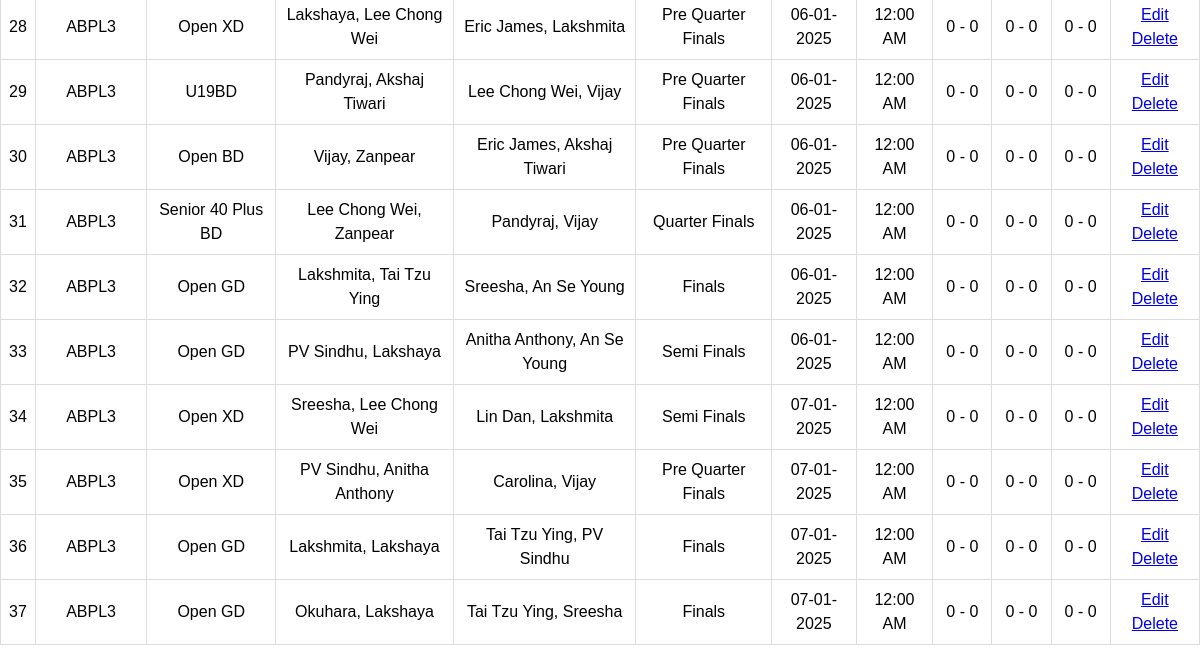
Page /matches_doubles.php (signed in, lower part) on the earlier database version.
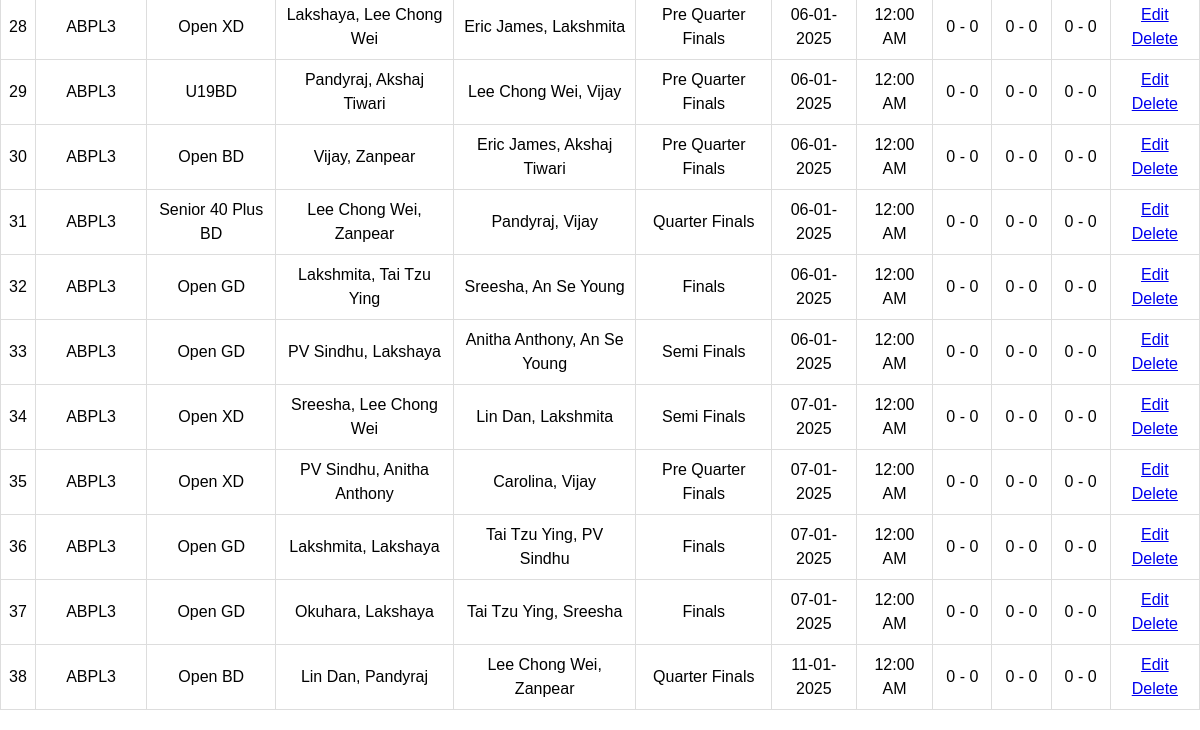
Same page on the later database version.
### tables this page shows
CREATE TABLE `matches` (
  `id` int(11) NOT NULL,
  `tournament_id` int(11) NOT NULL,
  `category_id` int(11) NOT NULL,
  `pool` enum('A','B') DEFAULT NULL,
  `player1_id` int(11) DEFAULT NULL,
  `player2_id` int(11) DEFAULT NULL,
  `pre_quarter` tinyint(1) DEFAULT 0,
  `quarter` tinyint(1) DEFAULT 0,
  `semi` tinyint(1) DEFAULT 0,
  `final` tinyint(1) DEFAULT 0,
  `set1_player1_points` int(11) DEFAULT 0,
  `set1_player2_points` int(11) DEFAULT 0,
  `set2_player1_points` int(11) DEFAULT 0,
  `set2_player2_points` int(11) DEFAULT 0,
  `set3_player1_points` int(11) DEFAULT 0,
  `set3_player2_points` int(11) DEFAULT 0,
  `created_by` int(11) DEFAULT NULL,
  `stage` varchar(22) NOT NULL,
  `match_date` date DEFAULT NULL,
  `match_time` varchar(255) NOT NULL,
  `date` date DEFAULT NULL,
  `team1_player1_id` int(11) NOT NULL DEFAULT 0,
  `team1_player2_id` int(11) NOT NULL DEFAULT 0,
  `team2_player1_id` int(11) DEFAULT 0,
  `team2_player2_id` int(11) DEFAULT 0,
  `set1_team1_points` int(11) NOT NULL DEFAULT 0,
  `set1_team2_points` int(11) DEFAULT 0,
  `set2_team1_points` int(11) DEFAULT 0,
  `set2_team2_points` int(11) DEFAULT 0,
  `set3_team1_points` int(11) DEFAULT 0,
  `set3_team2_points` int(11) DEFAULT 0,
  `player3_id` int(11) DEFAULT NULL,
  `player4_id` int(11) DEFAULT NULL,
  `deleted_at` datetime DEFAULT NULL
);

CREATE TABLE `tournaments` (
  `id` int(11) NOT NULL,
  `name` varchar(255) NOT NULL,
  `created_by` int(11) DEFAULT NULL,
  `year` int(11) NOT NULL DEFAULT year(curdate())
);

CREATE TABLE `categories` (
  `id` int(11) NOT NULL,
  `name` varchar(255) NOT NULL,
  `created_by` int(11) NOT NULL,
  `age_group` varchar(255) DEFAULT NULL,
  `sex` varchar(10) DEFAULT NULL,
  `type` enum('singles','doubles','mixed doubles') DEFAULT 'singles',
  `tournament_id` int(11) NOT NULL
);

CREATE TABLE `players` (
  `id` int(11) NOT NULL,
  `name` varchar(255) NOT NULL,
  `dob` date NOT NULL,
  `age` int(11) NOT NULL,
  `sex` enum('M','F') NOT NULL,
  `uid` varchar(100) NOT NULL,
  `created_by` int(11) DEFAULT NULL,
  `updated_at` timestamp NULL DEFAULT current_timestamp() ON UPDATE current_timestamp(),
  `category_id` int(11) DEFAULT 1
);

### matches_doubles.php (the view, shortened to what this page needs)
<?php
include 'header.php';
require 'auth.php';
$query = "
    SELECT m.id, t.name AS tournament_name, c.name AS category_name,
           p1.name AS team1_player1_name, p2.name AS team1_player2_name,
           p3.name AS team2_player1_name, p4.name AS team2_player2_name,
           m.stage, m.match_date, m.match_time,
           m.set1_player1_points, m.set1_player2_points,
           m.set2_player1_points, m.set2_player2_points,
           m.set3_player1_points, m.set3_player2_points
    FROM matches m
    LEFT JOIN tournaments t ON m.tournament_id = t.id
    LEFT JOIN categories c ON m.category_id = c.id
    LEFT JOIN players p1 ON m.team1_player1_id = p1.id
    LEFT JOIN players p2 ON m.team1_player2_id = p2.id
    LEFT JOIN players p3 ON m.team2_player1_id = p3.id
    LEFT JOIN players p4 ON m.team2_player2_id = p4.id
";
$stmt = $conn->prepare($query);
$stmt->execute();
$result = $stmt->get_result();
?>
<!DOCTYPE html>
<html lang="en">
<head>
    <link rel="stylesheet" href="style-table.css">
</head>
<body>
    <div class="container">
        <table>
            <tbody>
                <?php while ($row = $result->fetch_assoc()): ?>
                    <tr>
                        <td><?= htmlspecialchars($row['id']) ?></td>
                        <td><?= htmlspecialchars($row['tournament_name'] ?? 'N/A') ?></td>
                        <td><?= htmlspecialchars($row['category_name'] ?? 'N/A') ?></td>
                        <td>
                            <?= htmlspecialchars($row['team1_player1_name'] ?? 'N/A') ?>,
                            <?= htmlspecialchars($row['team1_player2_name'] ?? 'N/A') ?>
                        </td>
                        <td>
                            <?= htmlspecialchars($row['team2_player1_name'] ?? 'N/A') ?>,
                            <?= htmlspecialchars($row['team2_player2_name'] ?? 'N/A') ?>
                        </td>
                        <td><?= htmlspecialchars($row['stage'] ?? 'N/A') ?></td>
                        <td><?= htmlspecialchars(date('d-m-Y', strtotime($row['match_date'] ?? ''))) ?></td>
                        <td><?= htmlspecialchars(date('g:i A', strtotime($row['match_time'] ?? ''))) ?></td>
                        <td><?= htmlspecialchars($row['set1_player1_points'] ?? '0') ?> - <?= htmlspecialchars($row['set1_player2_points'] ?? '0') ?></td>
                        <td><?= htmlspecialchars($row['set2_player1_points'] ?? '0') ?> - <?= htmlspecialchars($row['set2_player2_points'] ?? '0') ?></td>
                        <td><?= htmlspecialchars($row['set3_player1_points'] ?? '0') ?> - <?= htmlspecialchars($row['set3_player2_points'] ?? '0') ?></td>
                        <td>
                            <a href="edit_match.php?id=<?= htmlspecialchars($row['id']) ?>" class="btn-edit">Edit</a>
                            <a href="delete_match.php?id=<?= htmlspecialchars($row['id']) ?>" class="btn-delete" onclick="return confirm('Are you sure you want to delete this match?')">Delete</a>
                        </td>
                    </tr>
                <?php endwhile; ?>
            </tbody>
        </table>
    </div>
</body>
</html>

Differences in the rows shown:
added matches: id "38", tournament.name "ABPL3", category.name "Open BD", players.name "Lin Dan", players.name "Pandyraj", players.name "Lee Chong Wei", players.name "Zanpear", stage "Quarter Finals", match_date "11-01-2025", match_time "12:00 AM", set1_player1_points "0", set1_player2_points "0", set2_player1_points "0", set2_player2_points "0", set3_player1_points "0", set3_player2_points "0"
